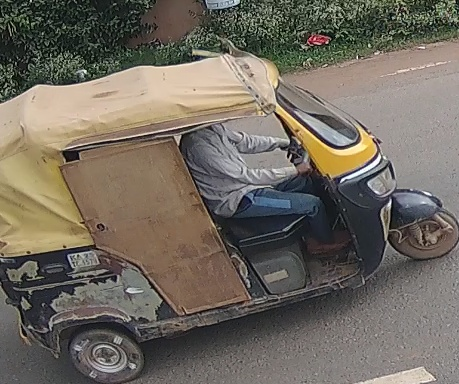
#> input picture goods_dataset/broad/test/goods_3_wheeler/track_000704.jpg, 459 x 384 px
$ python -i frame_quality.py   (imports and definitions only)   (older library calls are emulated)
#> lines starting #> are read from the running program, lines starting #| are printed output that depends on the picture
"""Per-frame image quality scoring.

Generic, content-agnostic heuristics for scoring how "good" a single video
frame looks as a standalone image: how sharp it is, how well exposed, how
much contrast and colour information it carries, and how much visual
information (entropy) it holds. Deliberately independent of any
video-reading logic -- ``FrameQualityScorer.score`` takes a decoded BGR
frame (or a plain photo) and nothing else, so it can be reused outside
this package.

The composite "score" is a heuristic in [0, 100], not a calibrated
probability -- there is no ground truth for "how good does this frame
look" to calibrate against. Each component is normalized against a
reference value at which it saturates to 1.0; the references were picked
against typical 720p-1080p footage and are exposed as constructor
parameters so callers can retune them for very different source material
(e.g. low-light CCTV, where the default sharpness reference is too high).
"""

from __future__ import annotations

from dataclasses import dataclass
from typing import Dict, Optional

import cv2
import numpy as np


@dataclass
class QualityWeights:
    """Relative importance of each component in the composite score.

    Values are relative, not required to sum to 1 -- ``normalized()``
    rescales them. Defaults favour sharpness and exposure, since a
    blurry or blown-out frame is unusable regardless of how colourful or
    detailed it otherwise is.
    """

    sharpness: float = 0.35
    exposure: float = 0.25
    contrast: float = 0.15
    colorfulness: float = 0.10
    entropy: float = 0.15

    def normalized(self) -> "QualityWeights":
        total = self.sharpness + self.exposure + self.contrast + self.colorfulness + self.entropy
        if total <= 0:
            raise ValueError("quality weights must sum to a positive number")
        return QualityWeights(
            sharpness=self.sharpness / total,
            exposure=self.exposure / total,
            contrast=self.contrast / total,
            colorfulness=self.colorfulness / total,
            entropy=self.entropy / total,
        )


@dataclass
class FrameQuality:
    """Raw metrics plus the normalized sub-scores and composite score for
    one frame. Raw values are kept so callers can debug/retune, not just
    consume the final number."""

    sharpness: float          # variance of Laplacian; higher = crisper edges
    brightness: float         # mean luminance, 0-255
    contrast: float           # std of luminance, 0-255
    clipped_fraction: float   # fraction of pixels blown out or crushed to black
    colorfulness: float       # Hasler & Susstrunk (2003) metric
    entropy: float            # Shannon entropy of the luminance histogram, bits
    sharpness_score: float
    exposure_score: float
    contrast_score: float
    colorfulness_score: float
    entropy_score: float
    score: float               # composite quality score, 0-100

    def as_dict(self) -> Dict[str, float]:
        return {
            "sharpness": round(self.sharpness, 2),
            "brightness": round(self.brightness, 2),
            "contrast": round(self.contrast, 2),
            "clipped_fraction": round(self.clipped_fraction, 4),
            "colorfulness": round(self.colorfulness, 2),
            "entropy": round(self.entropy, 3),
            "sharpness_score": round(self.sharpness_score, 4),
            "exposure_score": round(self.exposure_score, 4),
            "contrast_score": round(self.contrast_score, 4),
            "colorfulness_score": round(self.colorfulness_score, 4),
            "entropy_score": round(self.entropy_score, 4),
            "score": round(self.score, 2),
        }


def _saturating(value: float, ref: float) -> float:
    """Linearly maps ``value`` to [0, 1], saturating at 1.0 once it
    reaches ``ref``. Simple and monotonic -- good enough for a heuristic
    where we only care about relative ranking, not a precise curve."""
    if ref <= 0:
        return 0.0
    return float(max(0.0, min(1.0, value / ref)))


class FrameQualityScorer:
    """Scores a single BGR frame. Stateless (holds only tunable
    parameters) and safe to reuse across many frames/threads."""

    def __init__(
        self,
        weights: Optional[QualityWeights] = None,
        sharpness_ref: float = 350.0,
        contrast_ref: float = 60.0,
        colorfulness_ref: float = 60.0,
    ):
        self.weights = (weights or QualityWeights()).normalized()
        self.sharpness_ref = sharpness_ref
        self.contrast_ref = contrast_ref
        self.colorfulness_ref = colorfulness_ref

    def score(self, frame_bgr: np.ndarray) -> FrameQuality:
        if frame_bgr is None or frame_bgr.size == 0:
            raise ValueError("frame_bgr is empty")

        gray = cv2.cvtColor(frame_bgr, cv2.COLOR_BGR2GRAY)

        # A small pre-blur before the Laplacian keeps sharpness measuring
        # genuine multi-pixel edge structure rather than single-pixel
        # sensor/compression noise -- on heavily-compressed CCTV footage,
        # raw (unblurred) Laplacian variance can be 10-20x inflated by
        # block artifacts alone, which makes a noisy-but-blurry frame
        # outscore a genuinely sharp one.
        denoised = cv2.GaussianBlur(gray, (3, 3), 0)
        sharpness = float(cv2.Laplacian(denoised, cv2.CV_64F).var())
        brightness = float(gray.mean())
        contrast = float(gray.std())
        clipped_fraction = float(
            (np.count_nonzero(gray <= 3) + np.count_nonzero(gray >= 252)) / gray.size
        )
        colorfulness = self._colorfulness(frame_bgr)
        entropy = self._entropy(gray)

        sharpness_score = _saturating(sharpness, self.sharpness_ref)
        exposure_score = self._exposure_score(brightness, clipped_fraction)
        contrast_score = _saturating(contrast, self.contrast_ref)
        colorfulness_score = _saturating(colorfulness, self.colorfulness_ref)
        entropy_score = min(1.0, entropy / 8.0)  # 8 bits = max possible entropy

        w = self.weights
        composite = (
            w.sharpness * sharpness_score
            + w.exposure * exposure_score
            + w.contrast * contrast_score
            + w.colorfulness * colorfulness_score
            + w.entropy * entropy_score
        )

        return FrameQuality(
            sharpness=sharpness,
            brightness=brightness,
            contrast=contrast,
            clipped_fraction=clipped_fraction,
            colorfulness=colorfulness,
            entropy=entropy,
            sharpness_score=sharpness_score,
            exposure_score=exposure_score,
            contrast_score=contrast_score,
            colorfulness_score=colorfulness_score,
            entropy_score=entropy_score,
            score=composite * 100.0,
        )

    @staticmethod
    def _colorfulness(frame_bgr: np.ndarray) -> float:
        """Hasler & Susstrunk (2003) colorfulness metric: combines the
        spread and mean of the rg/yb opponent-colour channels. Cheap and
        correlates well with human colourfulness judgements."""
        b, g, r = cv2.split(frame_bgr.astype("float32"))
        rg = r - g
        yb = 0.5 * (r + g) - b
        rg_std, rg_mean = float(rg.std()), float(rg.mean())
        yb_std, yb_mean = float(yb.std()), float(yb.mean())
        std_root = float(np.sqrt(rg_std ** 2 + yb_std ** 2))
        mean_root = float(np.sqrt(rg_mean ** 2 + yb_mean ** 2))
        return std_root + 0.3 * mean_root

    @staticmethod
    def _entropy(gray: np.ndarray) -> float:
        hist = cv2.calcHist([gray], [0], None, [256], [0, 256]).flatten()
        total = hist.sum()
        if total <= 0:
            return 0.0
        p = hist / total
        p = p[p > 0]
        return float(-np.sum(p * np.log2(p)))

    @staticmethod
    def _exposure_score(brightness: float, clipped_fraction: float) -> float:
        """Rewards mid-range brightness with little blown-out/crushed
        detail, independent of scene content. A frame can be perfectly
        sharp and still useless if it's a silhouette or a white-out."""
        ideal = 128.0
        brightness_score = max(0.0, 1.0 - abs(brightness - ideal) / ideal)
        clipping_score = max(0.0, 1.0 - clipped_fraction * 4.0)  # >=25% clipped -> 0
        return 0.6 * brightness_score + 0.4 * clipping_score

>>> import cv2
>>> picture = cv2.imread('../../goods_dataset/broad/test/goods_3_wheeler/track_000704.jpg')
#> picture is the input picture: shape (384, 459, 3); mean B, G, R 96.2, 106.5, 113.2
>>> result = FrameQualityScorer().score(picture)
#> in score, `gray = cv2.cvtColor(frame_bgr, cv2.COLOR_BGR2GRAY)`:
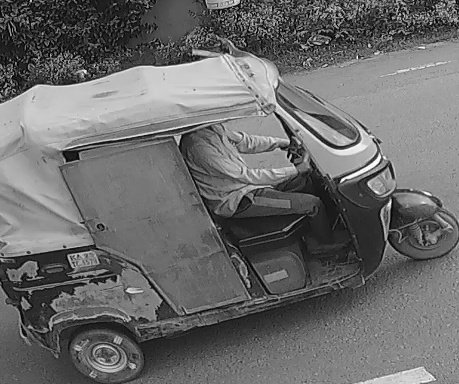
#> gray: shape (384, 459); min 0, max 255, mean 107.3
#> in score, `denoised = cv2.GaussianBlur(gray, (3, 3), 0)`:
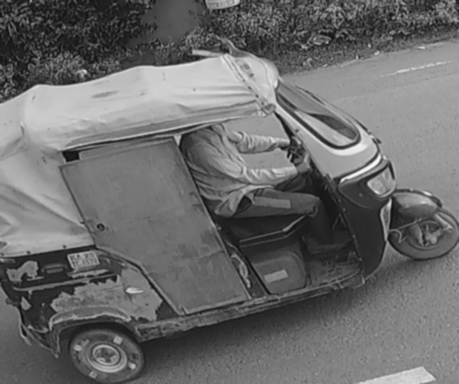
#> denoised: shape (384, 459); min 13, max 250, mean 107.3
#> in score, `sharpness = float(cv2.Laplacian(denoised, cv2.CV_64F).var())`: sharpness = 317.4
#> in score, `brightness = float(gray.mean())`: brightness = 107.3
#> in score, `contrast = float(gray.std())`: contrast = 50.4
#> in score, `clipped_fraction = float( (np.count_nonzero(gray <= 3) + np.count_nonz..`: clipped_fraction = 0.000908
#> in _colorfulness, `b, g, r = cv2.split(frame_bgr.astype("float32"))`:
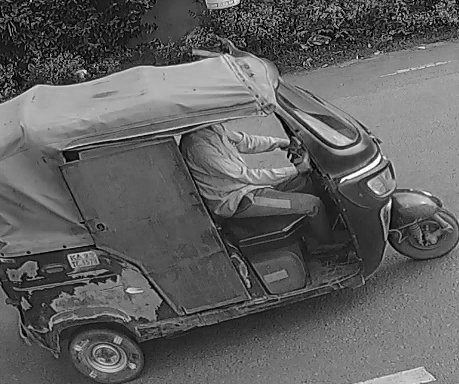
#> b: shape (384, 459) float32; min 0, max 255, mean 96.2
#> in _colorfulness, `b, g, r = cv2.split(frame_bgr.astype("float32"))`:
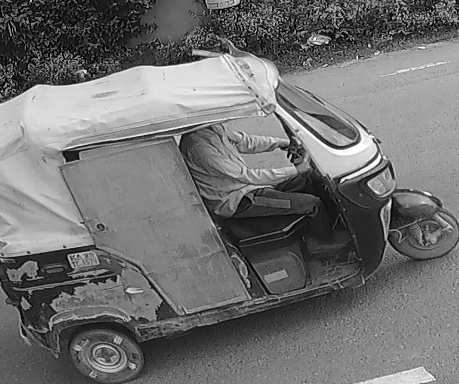
#> r: shape (384, 459) float32; min 0, max 255, mean 113.2
#> in _colorfulness, `rg = r - g`:
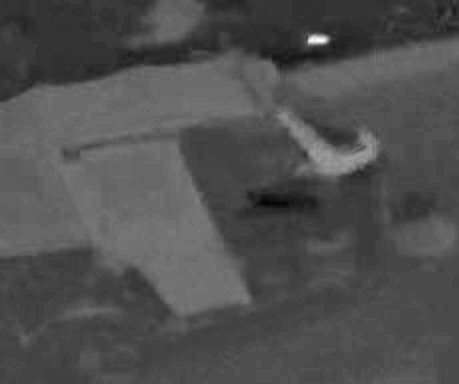
#> rg: shape (384, 459) float32; min -39, max 106, mean 6.7; drawn with min black and max white
#> in _colorfulness, `yb = 0.5 * (r + g) - b`:
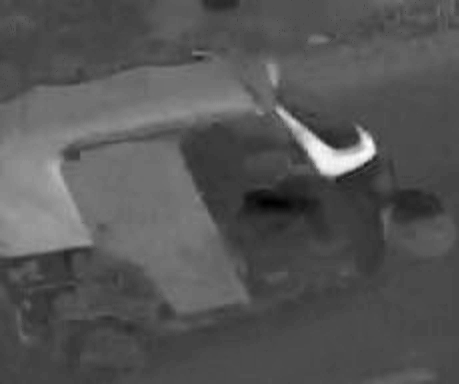
#> yb: shape (384, 459) float32; min -50.5, max 139.5, mean 13.6; drawn with min black and max white
#> in _colorfulness, `rg_std, rg_mean = float(rg.std()), float(rg.mean())`: rg_std = 12.23; rg_mean = 6.65
#> in _colorfulness, `yb_std, yb_mean = float(yb.std()), float(yb.mean())`: yb_std = 20.14; yb_mean = 13.6
#> in _colorfulness, `std_root = float(np.sqrt(rg_std ** 2 + yb_std ** 2))`: std_root = 23.56
#> in _colorfulness, `mean_root = float(np.sqrt(rg_mean ** 2 + yb_mean ** 2))`: mean_root = 15.14
#> in score, `colorfulness = self._colorfulness(frame_bgr)`: colorfulness = 28.1
#> in _entropy, `hist = cv2.calcHist([gray], [0], None, [256], [0, 256]).flatten()`: hist = 256 values, max 1652 at index 110, min 1 at index 255, mean 688.5
#> in _entropy, `total = hist.sum()`: total = 176256
#> in _entropy, `p = hist / total`: p = 256 values, max 0.00937 at index 110, min 5.67e-06 at index 255, mean 0.00391
#> in score, `entropy = self._entropy(gray)`: entropy = 7.59
#> in score, `sharpness_score = _saturating(sharpness, self.sharpness_ref)`: sharpness_score = 0.907
#> in _exposure_score, `brightness_score = max(0.0, 1.0 - abs(brightness - ideal) / ideal)`: brightness_score = 0.838
#> in _exposure_score, `clipping_score = max(0.0, 1.0 - clipped_fraction * 4.0)`: clipping_score = 0.996
#> in score, `exposure_score = self._exposure_score(brightness, clipped_fraction)`: exposure_score = 0.902
#> in score, `contrast_score = _saturating(contrast, self.contrast_ref)`: contrast_score = 0.84
#> in score, `colorfulness_score = _saturating(colorfulness, self.colorfulness_ref)`: colorfulness_score = 0.468
#> in score, `entropy_score = min(1.0, entropy / 8.0)`: entropy_score = 0.949
#> in score, `composite = ( w.sharpness * sharpness_score + w.exposure * exposure_sc..`: composite = 0.858

$ run again, on goods_dataset/broad/test/goods_3_wheeler/track_001324.jpg
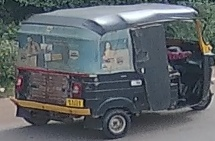
#> input picture goods_dataset/broad/test/goods_3_wheeler/track_001324.jpg, 215 x 141 px
#> picture is the input picture: shape (141, 215, 3); mean B, G, R 104, 99.6, 93.8
#> in score, `denoised = cv2.GaussianBlur(gray, (3, 3), 0)`:
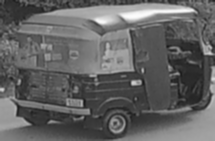
#> denoised: shape (141, 215); min 25, max 252, mean 98.4
#> sharpness = 280.1
#> brightness = 98.36
#> contrast = 43.23
#> clipped_fraction = 0.00224
#> in _colorfulness, `yb = 0.5 * (r + g) - b`:
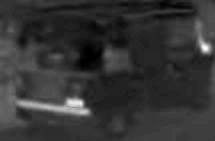
#> yb: shape (141, 215) float32; min -34, max 96, mean -7.3; drawn with min black and max white
#> rg_std = 11.16; rg_mean = -5.83
#> yb_std = 13.63; yb_mean = -7.26
#> std_root = 17.62
#> mean_root = 9.31
#> colorfulness = 20.41
#> hist = 256 values, max 378 at index 61, min 0 at index 0, mean 118.4
#> total = 30315
#> in _entropy, `p = hist / total`: p = 256 values, max 0.0125 at index 61, min 0 at index 0, mean 0.00391
#> in _entropy, `p = p[p > 0]`: p = 248 values, max 0.0125 at index 55, min 3.3e-05 at index 0, mean 0.00403
#> entropy = 7.32
#> sharpness_score = 0.8
#> brightness_score = 0.768
#> clipping_score = 0.991
#> exposure_score = 0.857
#> contrast_score = 0.721
#> colorfulness_score = 0.34
#> entropy_score = 0.915
#> composite = 0.774

$ run again, on goods_dataset/broad/test/goods_3_wheeler/track_001696.jpg
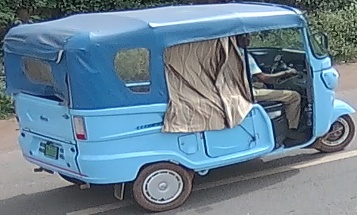
#> input picture goods_dataset/broad/test/goods_3_wheeler/track_001696.jpg, 357 x 215 px
#> picture is the input picture: shape (215, 357, 3); mean B, G, R 147.2, 129.5, 105.4
#> in score, `denoised = cv2.GaussianBlur(gray, (3, 3), 0)`:
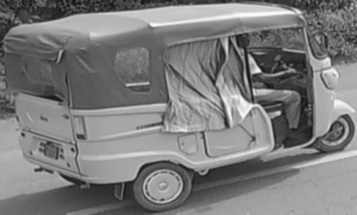
#> denoised: shape (215, 357); min 17, max 253, mean 124.3
#> sharpness = 360.4
#> brightness = 124.3
#> contrast = 49.34
#> clipped_fraction = 0.00141
#> in _colorfulness, `yb = 0.5 * (r + g) - b`:
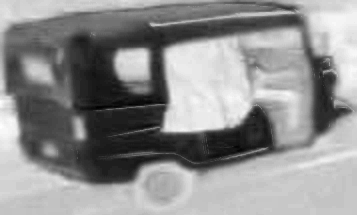
#> yb: shape (215, 357) float32; min -99, max 24.5, mean -29.7; drawn with min black and max white
#> rg_std = 28.06; rg_mean = -24.16
#> yb_std = 33.9; yb_mean = -29.73
#> std_root = 44
#> mean_root = 38.31
#> colorfulness = 55.5
#> hist = 256 values, max 1339 at index 167, min 0 at index 255, mean 299.8
#> total = 76755
#> in _entropy, `p = hist / total`: p = 256 values, max 0.0174 at index 167, min 0 at index 255, mean 0.00391
#> in _entropy, `p = p[p > 0]`: p = 255 values, max 0.0174 at index 167, min 1.3e-05 at index 0, mean 0.00392
#> entropy = 7.5
#> sharpness_score = 1
#> brightness_score = 0.971
#> clipping_score = 0.994
#> exposure_score = 0.98
#> contrast_score = 0.822
#> colorfulness_score = 0.925
#> entropy_score = 0.937
#> composite = 0.952

$ run again, on goods_dataset/broad/test/goods_3_wheeler/track_002298.jpg
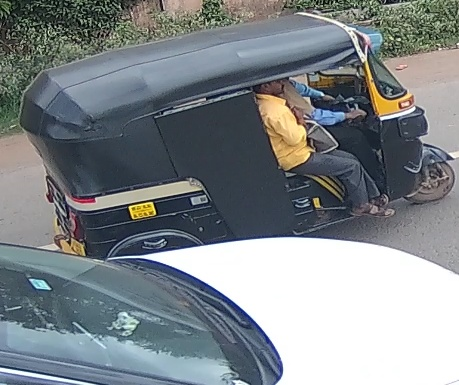
#> input picture goods_dataset/broad/test/goods_3_wheeler/track_002298.jpg, 459 x 385 px
#> picture is the input picture: shape (385, 459, 3); mean B, G, R 137.4, 133.8, 127.4
#> in score, `denoised = cv2.GaussianBlur(gray, (3, 3), 0)`:
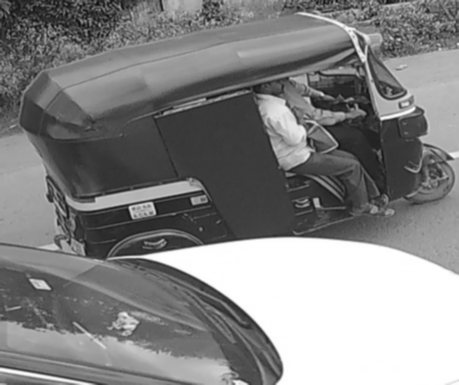
#> denoised: shape (385, 459); min 13, max 255, mean 132.3
#> sharpness = 309.1
#> brightness = 132.3
#> contrast = 71.28
#> clipped_fraction = 0.171
#> in _colorfulness, `yb = 0.5 * (r + g) - b`:
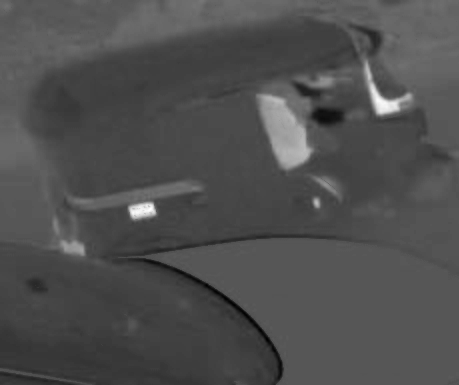
#> yb: shape (385, 459) float32; min -90, max 176.5, mean -6.8; drawn with min black and max white
#> rg_std = 12.52; rg_mean = -6.43
#> yb_std = 20.92; yb_mean = -6.82
#> std_root = 24.38
#> mean_root = 9.37
#> colorfulness = 27.19
#> hist = 256 values, max 27089 at index 255, min 0 at index 0, mean 690.3
#> total = 176715
#> in _entropy, `p = hist / total`: p = 256 values, max 0.153 at index 255, min 0 at index 0, mean 0.00391
#> in _entropy, `p = p[p > 0]`: p = 255 values, max 0.153 at index 254, min 2.26e-05 at index 0, mean 0.00392
#> entropy = 6.92
#> sharpness_score = 0.883
#> brightness_score = 0.967
#> clipping_score = 0.315
#> exposure_score = 0.706
#> contrast_score = 1
#> colorfulness_score = 0.453
#> entropy_score = 0.865
#> composite = 0.811
